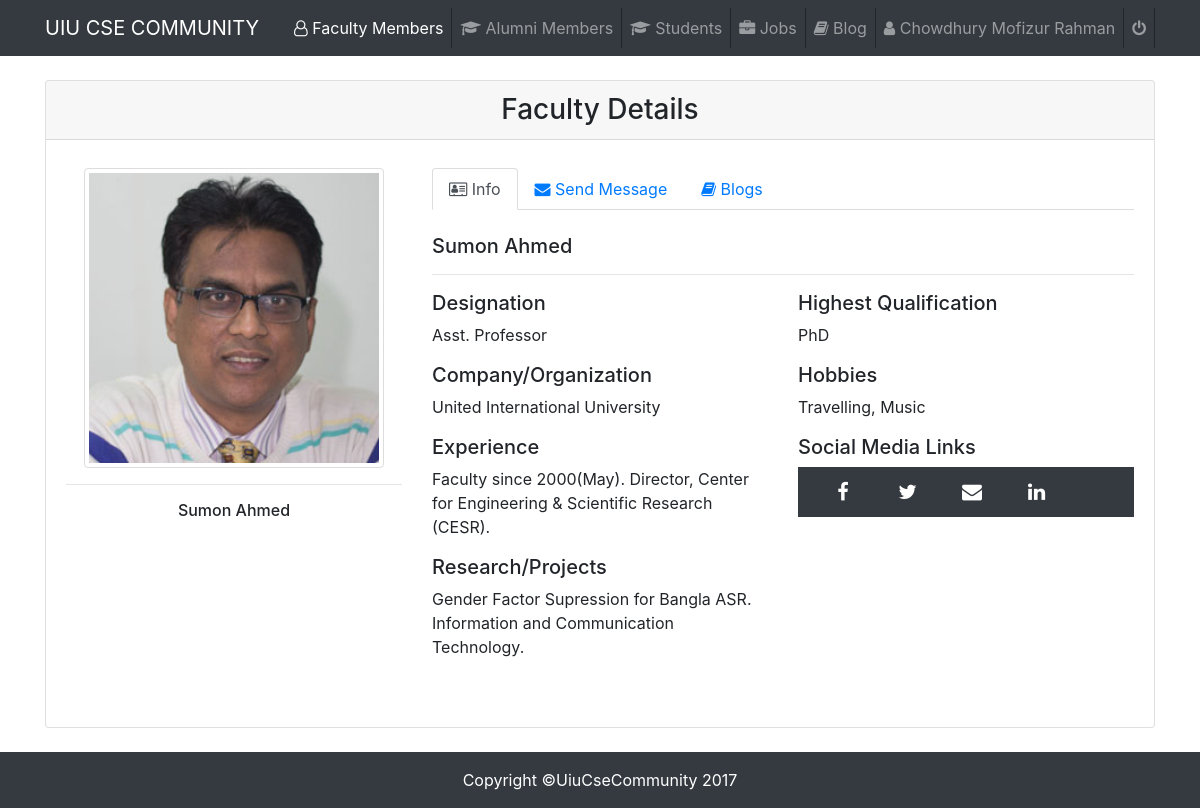
Page /Faculty/facultyDetails.php?id=6 (signed in) on the committed database.
### tables this page shows
CREATE TABLE `faculty` (
  `id` int(11) NOT NULL,
  `name` varchar(100) NOT NULL,
  `designation` varchar(100) NOT NULL,
  `email` varchar(100) NOT NULL,
  `qualification` varchar(50) NOT NULL,
  `company` varchar(50) NOT NULL,
  `experience` varchar(100) NOT NULL,
  `projects` varchar(500) NOT NULL,
  `hobby` varchar(100) NOT NULL,
  `fbID` varchar(500) NOT NULL,
  `twitterID` varchar(500) NOT NULL,
  `linkedInID` varchar(500) NOT NULL,
  `password` varchar(20) NOT NULL,
  `facultyPhoto` varchar(500) NOT NULL
);

### Faculty/facultyDetails.php (the view, shortened to what this page needs)
<?php
    require_once ('../dbConnect.php');
    $user = $_SESSION['email'];
    $sql1 = $conn->query("SELECT * FROM `faculty` WHERE (email = '$user') ");
    $result1 = mysqli_fetch_array($sql1);
    $id = $_GET['id'];
    $row1 = $conn->query("SELECT * FROM `faculty` WHERE (id='$id' )");
    $result2 = mysqli_fetch_array($row1);
 ?>
<!DOCTYPE html>
<html lang="en">
  <head>
    <link href="vendor/bootstrap/css/bootstrap.min.css" rel="stylesheet">
    <link href="css/blog-home.css" rel="stylesheet">
    <link rel="stylesheet" type="text/css" href="css/custom.css">
    <link rel="stylesheet" href="https://cdnjs.cloudflare.com/ajax/libs/font-awesome/4.7.0/css/font-awesome.min.css">
    <link href="http://maxcdn.bootstrapcdn.com/font-awesome/4.2.0/css/font-awesome.min.css" rel="stylesheet">
    <link rel="stylesheet" type="text/css" href="css/socialicon.css">
  </head>
  <body>
   <nav class="navbar navbar-expand-lg navbar-dark bg-dark fixed-top">
      <div class="container">
        <a class="navbar-brand" href="#">UIU CSE COMMUNITY</a>
        <div class="collapse navbar-collapse" id="navbarResponsive">
          <ul class="navbar-nav ml-auto">
            <li class="nav-item active" style="border-right: 1px solid;">
              <a class="nav-link" href="faculty.php"><i class="fa fa-user-o" aria-hidden="true"></i> Faculty Members<span class="sr-only">(current)</span></a>
            </li>
            <li class="nav-item" style="border-right: 1px solid;">
              <a class="nav-link" href="alumni.php"><i class="fa fa-graduation-cap" aria-hidden="true"></i> Alumni Members</a>
            </li>
            <li class="nav-item" style="border-right: 1px solid;">
              <a class="nav-link" href="students.php"><i class="fa fa-graduation-cap" aria-hidden="true"></i> Students</a>
            </li>
            <li class="nav-item" style="border-right: 1px solid;">
              <a class="nav-link" href="job/job.php"><i class="fa fa-briefcase" aria-hidden="true"></i> Jobs</a>
            </li>
            <li class="nav-item" style="border-right: 1px solid;">
              <a class="nav-link" href="blog/blog.php"><i class="fa fa-book" aria-hidden="true"></i> Blog</a>
            </li>
            <li class="nav-item" style="border-right: 1px solid;">
              <a class="nav-link" href="facultytimeline.php"><i class="fa fa-user" aria-hidden="true"></i> <?php echo $result1['name']; ?></a>
            </li>
            <li class="nav-item" style="border-right: 1px solid;">
              <a class="nav-link" href="logout.php"><i class="fa fa-power-off" aria-hidden="true"></i></a>
            </li>
          </ul>
        </div>
      </div>
    </nav>
    <div class="container">
      <div class="card my-4">
          <h3 align="center" class="card-header">Faculty Details</h3>
          <div class="card-body">
            <div class="row my-2">
                <div class="col-lg-8 order-lg-2">
                    <ul class="nav nav-tabs">
                        <li class="nav-item">
                            <a href="" data-target="#profile" data-toggle="tab" class="nav-link active"><i class="fa fa-address-card-o" aria-hidden="true"></i> Info</a>
                        </li>
                        <li class="nav-item">
                            <a href="" data-target="#messages" data-toggle="tab" class="nav-link"><i class="fa fa-envelope" aria-hidden="true"></i> Send Message</a>
                        </li>
                        <li class="nav-item">
                            <a href="" data-target="#blog" data-toggle="tab" class="nav-link"><i class="fa fa-book" aria-hidden="true"></i> Blogs</a>
                        </li>
                    </ul>
                    <div class="tab-content py-4">
                        <div class="tab-pane active" id="profile">
                          <h5 class="mb-3"><?php echo $result2['name']; ?></h5>
                          <hr>
                          <div class="row">
                              <div class="col-md-6">
                                  <h5>Designation</h5>
                                  <p><?php echo $result2['designation']; ?></p>
                                  <h5>Company/Organization</h5>
                                  <p> <?php echo $result2['company']; ?></p>
                                  <h5>Experience</h5>
                                  <p><?php echo $result2['experience']; ?></p>
                                  <h5>Research/Projects</h5>
                                  <p><?php echo $result2['projects']; ?></p>
                              </div>
                              <div class="col-md-6">
                                  <h5>Highest Qualification</h5>
                                  <p> <?php echo $result2['qualification']; ?></p>
                                  <h5>Hobbies</h5>
                                  <p> <?php echo $result2['hobby']; ?></p>
                                  <h5>Social Media Links</h5>
                                  <div class="col-md-12 bg-dark">
                                      <ul class="social-network social-circle">
                                          <li><a href="#" class="icoFacebook" title="Facebook"><i class="fa fa-facebook"></i></a></li>
                                          <li><a href="#" class="icoTwitter" title="Twitter"><i class="fa fa-twitter"></i></a></li>
                                          <li><a href="#" class="icoGoogle" title="Email"><i class="fa fa-envelope"></i></a></li>
                                          <li><a href="#" class="icoLinkedin" title="Linkedin"><i class="fa fa-linkedin"></i></a></li>
                                      </ul>
                                  </div>
                              </div>
                          </div>
                        </div>
                    </div>
                </div>
                <div class="col-lg-4 order-lg-1 text-center">
                    <img class="img-thumbnail avatar avatar-original" style="-webkit-user-select:none; display:block; margin:auto;"  width="300" height="250" <?php echo "<img src='../Photos/".$result2['facultyPhoto']."'> "; ?><hr>
                    <h6 class="mt-2"><?php echo $result2['name']; ?></h6>
                </div>
             </div>
          </div>
      </div>
  </div>
    <footer class="py-3 bg-dark">
      <div class="container">
        <p class="m-0 text-center text-white">Copyright &copy;UiuCseCommunity 2017</p>
      </div>
    </footer>
  </body>
</html>

### Faculty/css/blog-home.css (style rules this page uses)
body { padding-top: 54px; }
@media (min-width: 992px) { body { padding-top: 56px; } }

### rows in the picture
faculty: name "Chowdhury Mofizur Rahman"
faculty: name "Sumon Ahmed", designation "Asst. Professor", company "United International University", experience "Faculty since 2000(May). Director, Center for Engineering & Scientific Research (CESR).", projects "Gender Factor Supression for Bangla ASR. Information and Communication Technology.", qualification "PhD", hobby "Travelling, Music", facultyPhoto (picture)
